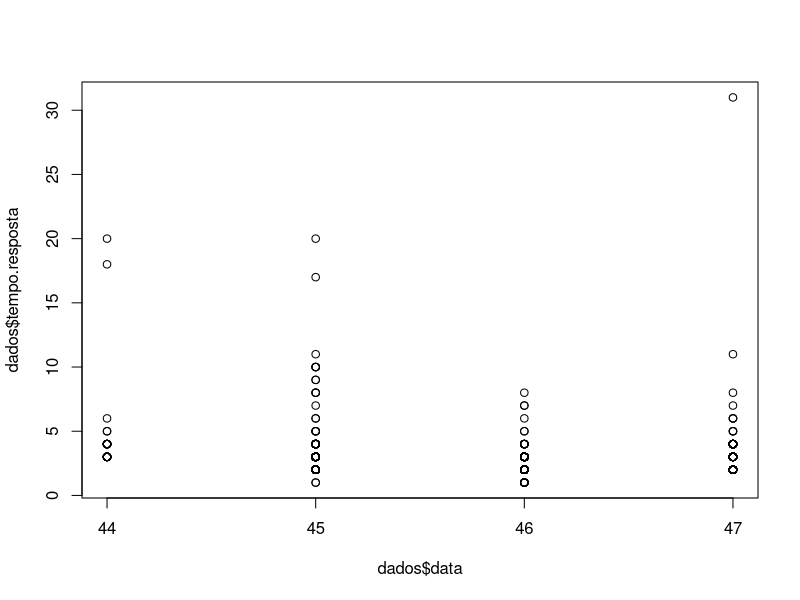

Here is the R script that generated this plot:
## ---- chunk 1
# NÃO ALTERE O CÓDIGO NESTE CAMPO
knitr::opts_chunk$set(echo = TRUE)
library(dplyr)
library(ggplot2)
## ---- chunk 2
setClass("timestamp")
setAs("character","timestamp", function(from) as.POSIXct(from, format="%Y-%m-%dT%H:%M:%S"))
dados <- read.csv(file="put_1_1000.csv", header=TRUE, sep=",", colClasses = c("timestamp", "integer"))
dados_16 <- read.csv(file="put_16_1000.csv", header=TRUE, sep=",", colClasses = c("timestamp", "integer"))
#colClasses = c("character", "factor", "integer", "numeric", "Date", "logical")))
## ---- chunk 3
summary(dados$tempo.resposta)
summary(dados_16$tempo.resposta)
plot(x=dados$data, y=dados$tempo.resposta)
#qplot(y = pdif, x = genero, data = cdc, geom = "boxplot")
#qplot(x = data, fill = tempo.resposta, data = dados)
